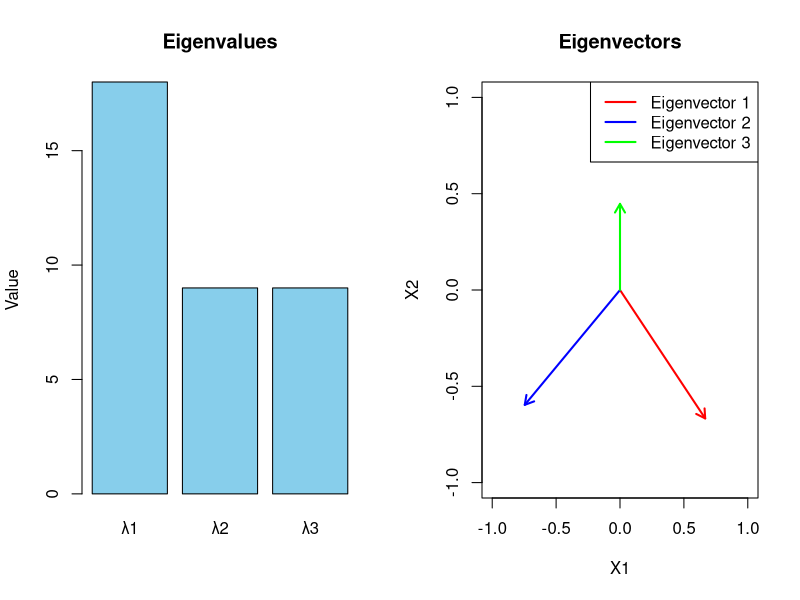

Write the R code that produced this figure.
#Example 2.10: Spectral decomposition for the given data

# Define matrix S
S <- matrix(c(13, -4, 2,
              -4, 13, -2,
              2, -2,  10), 
            nrow=3, byrow=TRUE)

print("Matrix S:")
print(S)

# 1. Eigen decomposition
eig <- eigen(S)

# Eigenvalues
lambda <- eig$values
print("Eigenvalues:")
print(lambda)

# Eigenvectors
Q <- eig$vectors
print("Eigenvectors (columns):")
print(Q)

# 2. Verify spectral decomposition: S ≈ Q * diag(lambda) * t(Q)
reconstructed <- Q %*% diag(lambda) %*% t(Q)
print("Reconstructed Matrix (Q * Lambda * Q^T):")
print(reconstructed)

# 3. Visualization
par(mfrow=c(1,2))

# Barplot of eigenvalues
barplot(lambda, 
        main="Eigenvalues", 
        col="skyblue", 
        ylab="Value", 
        names.arg=paste0("λ", 1:length(lambda)))

# Plot eigenvectors (as arrows from origin)
plot(c(-1,1), c(-1,1), type="n", 
     main="Eigenvectors", xlab="X1", ylab="X2",
     xlim=c(-1,1), ylim=c(-1,1))
arrows(0, 0, Q[1,1], Q[2,1], col="red", lwd=2, length=0.1)
arrows(0, 0, Q[1,2], Q[2,2], col="blue", lwd=2, length=0.1)
arrows(0, 0, Q[1,3], Q[2,3], col="green", lwd=2, length=0.1)
legend("topright", legend=c("Eigenvector 1","Eigenvector 2","Eigenvector 3"),
       col=c("red","blue","green"), lwd=2)
